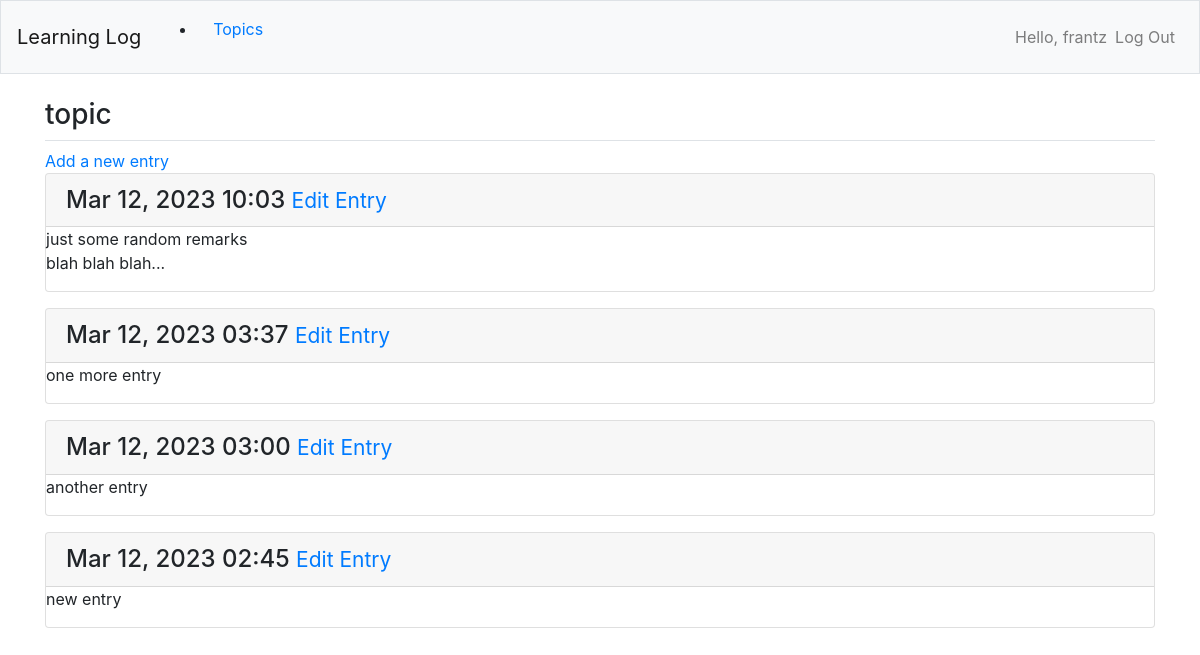
The app's page /topics/5 (signed in) with its own data.
### learning_logs/models.py (models this page shows, shortened)
class Topic(models.Model):
    text = models.TextField(max_length=100) # The topic name
    date_added = models.DateTimeField(auto_now_add=True)
    owner = models.ForeignKey(User, on_delete=models.CASCADE)
    def __str__(self):
        return self.text

class Entry(models.Model):
    topic = models.ForeignKey(Topic, on_delete=models.CASCADE)
    text = models.TextField()
    date_added = models.DateTimeField(auto_now_add=True)
    class Meta:
        verbose_name_plural = 'entries'

### learning_logs/views.py (the view)
# urls.py: path('topics/<int:topic_id>', views.topic, name='topic'),
@login_required
def topic(request, topic_id):
    topic = Topic.objects.get(id=topic_id)
    check_owner(request.user, topic.owner)
    entries = topic.entry_set.order_by('-date_added')
    context = {'topic': topic, 'entries': entries}
    return render(request, 'learning_logs/topic.html', context)

### learning_logs/views.py (called while the page is built)
def check_owner(user, owner):
    if user != owner:
        raise Http404

### learning_logs/templates/learning_logs/topic.html (shortened to what this page needs)
{% extends 'learning_logs/base.html' %}
{% block pageheader %}
    <h3>{{topic}}</h3>
{% endblock pageheader %}
{% block content %}
    <a href="{% url 'learning_logs:new_entry' topic.id %}">Add a new entry</a>
    {% for entry in entries %}
        <div class="card mb-3">
            <h4 class="card-header">
                {{entry.date_added|date:'M d, Y H:i'}}
                <small>
                    <a href="{% url 'learning_logs:edit_entry' entry.id %}">Edit Entry</a>
                </small>
            </h4>
            <div class="clard-body">
                {{entry.text|linebreaks}}
            </div>
        </div>
    {% empty %}
        <p>There's no entry for the topic yet.</p>
    {% endfor %}
{% endblock content %}

### learning_logs/templates/learning_logs/base.html (shortened to what this page needs)
{% load bootstrap4 %}
<!doctype html>
<html>
    <head>
        {% bootstrap_css %}
    </head>
    <body>
        <nav class="navbar navbar-expand-md navbar-light bg-light mb-4 border">
            <a class="navbar-brand" href="{% url 'learning_logs:index' %}">Learning Log</a>
            <div class="collapse navbar-collapse" id="navbarCollapse">
                <ul class="nav-item">
                    <li>
                        <a class="nav-link" href="{% url 'learning_logs:topics' %}">
                        Topics</a>
                    </li>
                </ul>
                <ul class="navbar-nav ml-auto">
                    {% if user.is_authenticated %}
                        <li class="nav-item">
                            <span class="navbar-text"}">Hello, {{user.username}}</span>
                        </li>
                        <li class="nav-item">
                            <a class="nav-link" href="{% url 'users:logout' %}">Log Out</a>
                        </li>
                    {% endif %}
                </ul>
            </div>
        </nav>
        <main role="main" class="container">
            <div class="pd-2 mb-2 border-bottom">
                {% block pageheader %}{% endblock pageheader %}
            </div>
            <div>
                {% block content %}{% endblock content %}
            </div>
        </main>
    </body>
</html>

### records on screen
Topic: text "topic"
Entry: date_added "Mar 12, 2023 10:03", text "just some random remarks blah blah blah..."
Entry: date_added "Mar 12, 2023 03:37", text "one more entry"
Entry: date_added "Mar 12, 2023 03:00", text "another entry"
Entry: date_added "Mar 12, 2023 02:45", text "new entry"

### other values on screen
{{ user.username }} "frantz"
